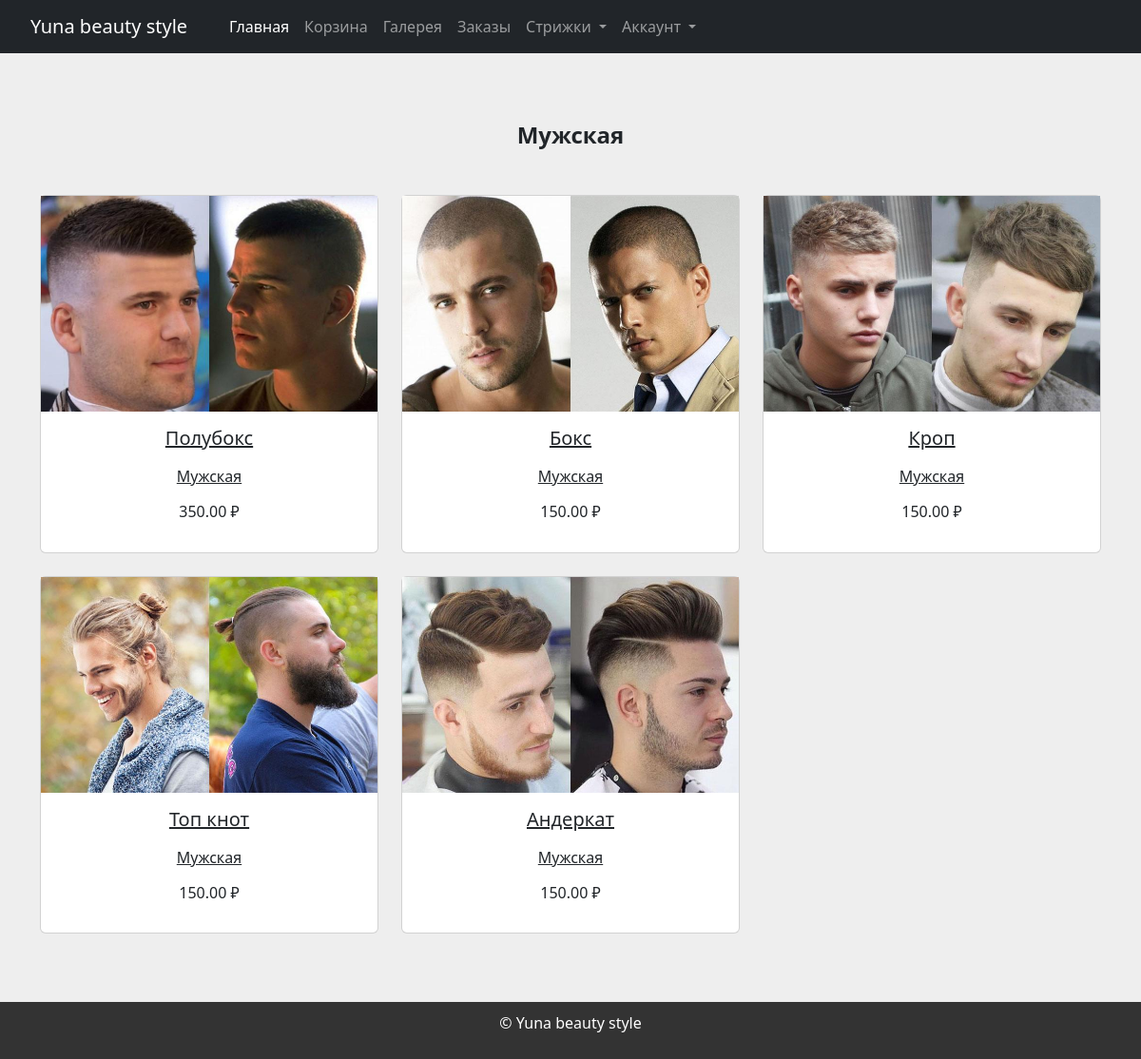
Screenshot of /catalog.php?Category=Мужская (signed in) with the database file from the repository.
### tables this page shows
CREATE TABLE `Products` (
  `ProductsID` int NOT NULL,
  `ProductName` varchar(255) NOT NULL,
  `Price` decimal(10,2) NOT NULL,
  `ShortDescription` text,
  `FullDescription` text,
  `img` varchar(50) NOT NULL,
  `Category` varchar(50) NOT NULL
);

### catalog.php (the view)
<?php include "html/header.php"; ?>
<section style="background-color: #eee;">
  <div class="text-center container py-5">
<?php
$Category = $_GET['Category'];
$stmt = $conn -> prepare("SELECT * FROM Products WHERE Category = ?");
echo '
	<h4 class="mt-4 mb-5"><strong>'.htmlspecialchars($Category).'</strong></h4>
	<div class="row">';
$stmt -> bind_param("s", $Category);
$stmt -> execute();
$Result = $stmt -> get_result();
if($Result -> num_rows > 0) {
	$Products = $Result -> fetch_all(MYSQLI_ASSOC);
	foreach($Products as $Product)	{
    echo '
      <div class="col-lg-4 col-md-12 mb-4">
        <div class="card">
          <div class="bg-image hover-zoom ripple ripple-surface ripple-surface-light"
            data-mdb-ripple-color="light">
            <img src="img/'.htmlspecialchars($Product['img']).'"
              class="w-100" />
          </div>
          <div class="card-body">
            <a href="product.php?id='.htmlspecialchars($Product['ProductsID']).'" class="text-reset">
              <h5 class="card-title mb-3">'.htmlspecialchars($Product['ProductName']).'</h5>
            </a>
            <a href="" class="text-reset">
              <p>'.htmlspecialchars($Product['Category']).'</p>
            </a>
            <h6 class="mb-3">'.htmlspecialchars($Product['Price']).' ₽</h6>
          </div>
        </div>
      </div>
      ';
}
}
?>
    </div>
  </div>
</section>
<?php include "html/footer.php"; ?>

### style/styles.css (style rules this page uses)
body { font-family: Arial, sans-serif; margin: 0; padding: 0; background-color: #f5f5f5; }

### rows the page displays
products: img (picture), ProductName "Полубокс", Category "Мужская", Price "350.00"
products: img (picture), ProductName "Бокс", Category "Мужская", Price "150.00"
products: img (picture), ProductName "Кроп", Category "Мужская", Price "150.00"
products: img (picture), ProductName "Топ кнот", Category "Мужская", Price "150.00"
products: img (picture), ProductName "Андеркат", Category "Мужская", Price "150.00"

### other values shown
$Category "Мужская"
